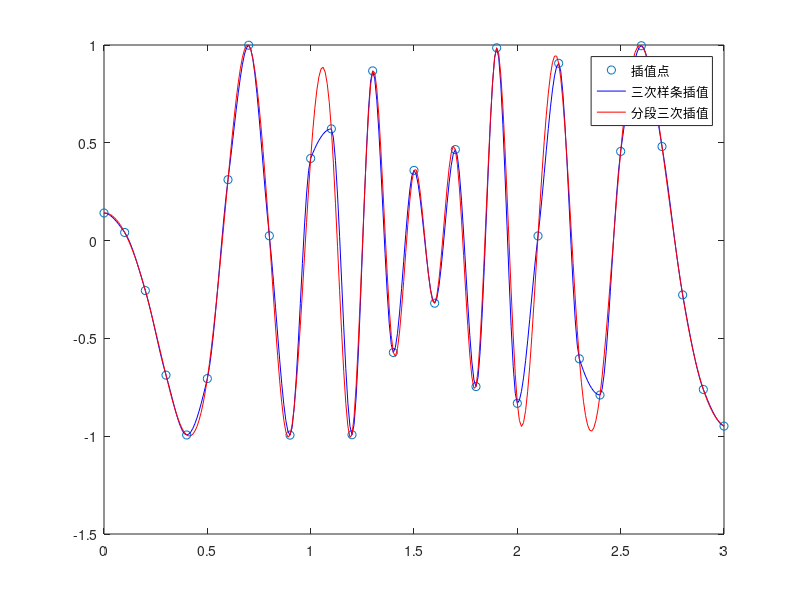

Write MATLAB code to recreate this figure.
clc;
clear;
%插值点
x=[0:0.1:3];
y=sin(10*x.^2+3);
plot(x,y,'o');
hold on;
%绘图节点
xi=[0:0.01:3];
%分段三次插值
y_cubic=interp1(x,y,xi,'cubic');
plot(xi,y_cubic,'b');
hold on;
%三次样条插值
y_spline=interp1(x,y,xi,"spline");
plot(xi,y_spline,'r');
hold on;
%图例
legend('插值点','三次样条插值','分段三次插值');
